Frame 1 (no input): blank canvas, image omitted
Frame 60 (no input): blank canvas, image omitted
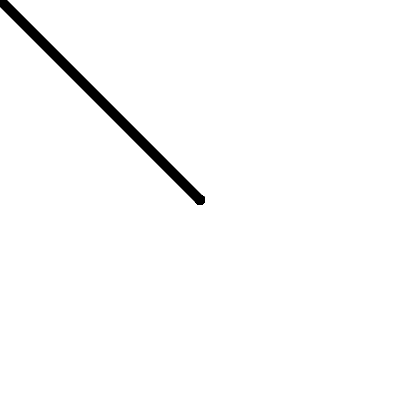
Frame 120 (the mouse pressed at the canvas centre since frame 60)

The p5.js sketch whose frames 1 and 60 were blank and that drew this single picture after the mouse press (run headless with seeded random() and noise() and a simulated clock; from frame 60 on, the mouse is pressed at the canvas centre):

// p5.js sketch
// ── sketch.js
var canvas;
var reset_button;
var predict_button;

// Center a canvas on the page
function centerCanvas() {
    var x = (windowWidth - width)/2;
    var y = (windowHeight - height)/2;
    canvas.position(x, y);
}

// Align buttons to the canvas
function alignButtons() {
    var x = (windowWidth - reset_button.width)/2;
    var y = (windowHeight + height)/2;
    reset_button.position(x - reset_button.width/1.95, y);
    predict_button.position(x + reset_button.width/1.95, y)
}

// Setup the canvas
function setup() {
    // Create a 400px by 400px blank canvas and center align it
    canvas = createCanvas(400, 400);
    centerCanvas();
    background(255, 255, 255);
    frameRate(60);

    // Create reset and predict buttons and align them to the canvas
    reset_button = createButton("Reset");
    reset_button.id("controls");
    reset_button.size(200);
    predict_button = createButton("Predict");
    predict_button.id("controls");
    predict_button.size(200);
    alignButtons();

    reset_button.mousePressed(resetCanvas);
    predict_button.mousePressed(saveImage);

}

// Reset the canvas
function resetCanvas() {
    canvas = createCanvas(400, 400);
    centerCanvas();
    background(255, 255, 255);
    frameRate(60);
}

// Save the image so we can predict information about it later
function saveImage() {

}

// Draw black circles if the mouse is pressed
function draw() {
    strokeWeight(10);
    if(mouseIsPressed) {
        fill(0);
        line(mouseX, mouseY, pmouseX, pmouseY);
    }
}
// ── style.css
html, body {
  margin: 0;
  padding: 0;
}

canvas {
  display: block;
  border: 2px solid rgb(83, 83, 83);
}

h1 {
  font-family: Tahoma, Geneva, Verdana, sans-serif;
  text-align: center;
  font-size: 48px;
  font-weight: normal;
}

button {
  margin-top: 15;
}

#controls {
  font-size: x-large;
}
